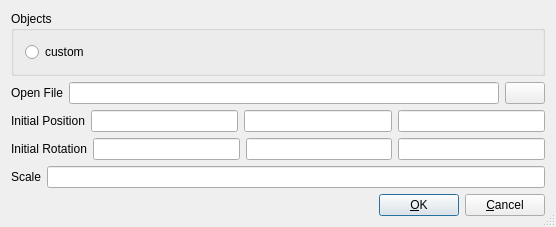
<?xml version="1.0" encoding="UTF-8"?>
<ui version="4.0">
 <class>DialogAddObject</class>
 <widget class="QDialog" name="DialogAddObject">
  <property name="geometry">
   <rect>
    <x>0</x>
    <y>0</y>
    <width>556</width>
    <height>219</height>
   </rect>
  </property>
  <property name="sizePolicy">
   <sizepolicy hsizetype="Ignored" vsizetype="Preferred">
    <horstretch>0</horstretch>
    <verstretch>0</verstretch>
   </sizepolicy>
  </property>
  <property name="windowTitle">
   <string>Add a scene or an object</string>
  </property>
  <property name="sizeGripEnabled">
   <bool>true</bool>
  </property>
  <layout class="QGridLayout">
   <item row="4" column="0">
    <layout class="QHBoxLayout">
     <item>
      <widget class="QLabel" name="scaleText">
       <property name="text">
        <string>Scale</string>
       </property>
       <property name="wordWrap">
        <bool>false</bool>
       </property>
      </widget>
     </item>
     <item>
      <widget class="QLineEdit" name="scaleValue"/>
     </item>
    </layout>
   </item>
   <item row="1" column="0">
    <layout class="QHBoxLayout">
     <item>
      <widget class="QLabel" name="openFileText">
       <property name="text">
        <string>Open File</string>
       </property>
       <property name="wordWrap">
        <bool>false</bool>
       </property>
      </widget>
     </item>
     <item>
      <widget class="QLineEdit" name="openFilePath"/>
     </item>
     <item>
      <widget class="QPushButton" name="openFileButton">
       <property name="text">
        <string/>
       </property>
      </widget>
     </item>
    </layout>
   </item>
   <item row="5" column="0">
    <layout class="QHBoxLayout">
     <property name="spacing">
      <number>6</number>
     </property>
     <property name="margin">
      <number>0</number>
     </property>
     <item>
      <spacer name="Horizontal Spacing2">
       <property name="orientation">
        <enum>Qt::Horizontal</enum>
       </property>
       <property name="sizeType">
        <enum>QSizePolicy::Expanding</enum>
       </property>
       <property name="sizeHint" stdset="0">
        <size>
         <width>20</width>
         <height>20</height>
        </size>
       </property>
      </spacer>
     </item>
     <item>
      <widget class="QPushButton" name="buttonOk">
       <property name="text">
        <string>&amp;OK</string>
       </property>
       <property name="shortcut">
        <string/>
       </property>
       <property name="autoDefault">
        <bool>true</bool>
       </property>
       <property name="default">
        <bool>true</bool>
       </property>
      </widget>
     </item>
     <item>
      <widget class="QPushButton" name="buttonCancel">
       <property name="text">
        <string>&amp;Cancel</string>
       </property>
       <property name="shortcut">
        <string/>
       </property>
       <property name="autoDefault">
        <bool>true</bool>
       </property>
      </widget>
     </item>
    </layout>
   </item>
   <item row="2" column="0">
    <layout class="QHBoxLayout">
     <item>
      <widget class="QLabel" name="positionText">
       <property name="text">
        <string>Initial Position</string>
       </property>
       <property name="wordWrap">
        <bool>false</bool>
       </property>
      </widget>
     </item>
     <item>
      <widget class="QLineEdit" name="positionX"/>
     </item>
     <item>
      <widget class="QLineEdit" name="positionY"/>
     </item>
     <item>
      <widget class="QLineEdit" name="positionZ"/>
     </item>
    </layout>
   </item>
   <item row="3" column="0">
    <layout class="QHBoxLayout">
     <item>
      <widget class="QLabel" name="rotationText">
       <property name="text">
        <string>Initial Rotation</string>
       </property>
       <property name="wordWrap">
        <bool>false</bool>
       </property>
      </widget>
     </item>
     <item>
      <widget class="QLineEdit" name="rotationX"/>
     </item>
     <item>
      <widget class="QLineEdit" name="rotationY"/>
     </item>
     <item>
      <widget class="QLineEdit" name="rotationZ"/>
     </item>
    </layout>
   </item>
   <item row="0" column="0">
    <widget class="Q3ButtonGroup" name="buttonGroup">
     <property name="title">
      <string>Objects</string>
     </property>
     <layout class="QGridLayout">
      <item row="0" column="0">
       <widget class="QRadioButton" name="custom">
        <property name="text">
         <string>custom</string>
        </property>
       </widget>
      </item>
     </layout>
    </widget>
   </item>
  </layout>
 </widget>
 <layoutdefault spacing="6" margin="11"/>
 <customwidgets>
  <customwidget>
   <class>Q3GroupBox</class>
   <extends>QGroupBox</extends>
   <header>Qt3Support/Q3GroupBox</header>
   <container>1</container>
  </customwidget>
  <customwidget>
   <class>Q3ButtonGroup</class>
   <extends>Q3GroupBox</extends>
   <header>Qt3Support/Q3ButtonGroup</header>
   <container>1</container>
  </customwidget>
 </customwidgets>
 <resources/>
 <connections>
  <connection>
   <sender>openFileButton</sender>
   <signal>clicked()</signal>
   <receiver>DialogAddObject</receiver>
   <slot>fileOpen()</slot>
   <hints>
    <hint type="sourcelabel">
     <x>20</x>
     <y>20</y>
    </hint>
    <hint type="destinationlabel">
     <x>20</x>
     <y>20</y>
    </hint>
   </hints>
  </connection>
  <connection>
   <sender>buttonOk</sender>
   <signal>clicked()</signal>
   <receiver>DialogAddObject</receiver>
   <slot>accept()</slot>
   <hints>
    <hint type="sourcelabel">
     <x>20</x>
     <y>20</y>
    </hint>
    <hint type="destinationlabel">
     <x>20</x>
     <y>20</y>
    </hint>
   </hints>
  </connection>
  <connection>
   <sender>buttonCancel</sender>
   <signal>clicked()</signal>
   <receiver>DialogAddObject</receiver>
   <slot>reject()</slot>
   <hints>
    <hint type="sourcelabel">
     <x>20</x>
     <y>20</y>
    </hint>
    <hint type="destinationlabel">
     <x>20</x>
     <y>20</y>
    </hint>
   </hints>
  </connection>
 </connections>
</ui>
